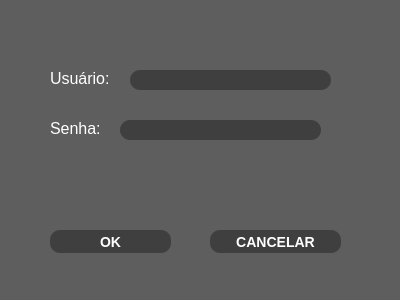
<?xml version="1.0" encoding="UTF-8"?>
<ui version="4.0">
 <class>Dialog</class>
 <widget class="QDialog" name="Dialog">
  <property name="geometry">
   <rect>
    <x>0</x>
    <y>0</y>
    <width>400</width>
    <height>300</height>
   </rect>
  </property>
  <property name="windowTitle">
   <string>Login</string>
  </property>
  <property name="styleSheet">
   <string notr="true">background-color: rgb(94, 94, 94);</string>
  </property>
  <widget class="QLabel" name="label">
   <property name="geometry">
    <rect>
     <x>50</x>
     <y>70</y>
     <width>61</width>
     <height>16</height>
    </rect>
   </property>
   <property name="font">
    <font>
     <pointsize>12</pointsize>
    </font>
   </property>
   <property name="styleSheet">
    <string notr="true">QLabel {
color: rgb(255, 255, 255);
border: 0px;
}</string>
   </property>
   <property name="text">
    <string>Usuário:</string>
   </property>
  </widget>
  <widget class="QLabel" name="label_2">
   <property name="geometry">
    <rect>
     <x>50</x>
     <y>120</y>
     <width>61</width>
     <height>16</height>
    </rect>
   </property>
   <property name="font">
    <font>
     <pointsize>12</pointsize>
    </font>
   </property>
   <property name="styleSheet">
    <string notr="true">QLabel {
color: rgb(255, 255, 255);
border: 0px;
}</string>
   </property>
   <property name="text">
    <string>Senha:</string>
   </property>
  </widget>
  <widget class="QPushButton" name="pushButton">
   <property name="geometry">
    <rect>
     <x>50</x>
     <y>230</y>
     <width>121</width>
     <height>23</height>
    </rect>
   </property>
   <property name="styleSheet">
    <string notr="true">QPushButton{
background-color: rgb(63, 63, 63);
     border-width: 2px;
     border-radius: 10px;
     border-color: rgb(0, 170, 255);
     font: bold 14px;
     padding-left: 20px;
     padding-right: 20px;
	color: rgb(255, 255, 255);
}
QPushButton:hover {
	background-color:rgb(49, 49, 49);
}</string>
   </property>
   <property name="text">
    <string>OK</string>
   </property>
  </widget>
  <widget class="QPushButton" name="pushButton_2">
   <property name="geometry">
    <rect>
     <x>210</x>
     <y>230</y>
     <width>131</width>
     <height>23</height>
    </rect>
   </property>
   <property name="styleSheet">
    <string notr="true">QPushButton{
background-color: rgb(63, 63, 63);
     border-width: 2px;
     border-radius: 10px;
     border-color: rgb(0, 170, 255);
     font: bold 14px;
     padding-left: 20px;
     padding-right: 20px;
	color: rgb(255, 255, 255);
}
QPushButton:hover {
	background-color:rgb(49, 49, 49);
}</string>
   </property>
   <property name="text">
    <string>CANCELAR</string>
   </property>
  </widget>
  <widget class="QLineEdit" name="lineEditName">
   <property name="geometry">
    <rect>
     <x>130</x>
     <y>70</y>
     <width>201</width>
     <height>20</height>
    </rect>
   </property>
   <property name="styleSheet">
    <string notr="true">QLineEdit {
background-color: rgb(63, 63, 63);
     border-width: 2px;
     border-radius: 10px;
     border-color: rgb(0, 170, 255);
     font: bold 14px;
     padding-left: 20px;
     padding-right: 20px;
	color: rgb(255, 255, 255)
}</string>
   </property>
  </widget>
  <widget class="QLineEdit" name="lineEditName_2">
   <property name="geometry">
    <rect>
     <x>120</x>
     <y>120</y>
     <width>201</width>
     <height>20</height>
    </rect>
   </property>
   <property name="styleSheet">
    <string notr="true">QLineEdit {
background-color: rgb(63, 63, 63);
     border-width: 2px;
     border-radius: 10px;
     border-color: rgb(0, 170, 255);
     font: bold 14px;
     padding-left: 20px;
     padding-right: 20px;
	color: rgb(255, 255, 255)
}</string>
   </property>
   <property name="echoMode">
    <enum>QLineEdit::Password</enum>
   </property>
  </widget>
 </widget>
 <resources/>
 <connections/>
</ui>
